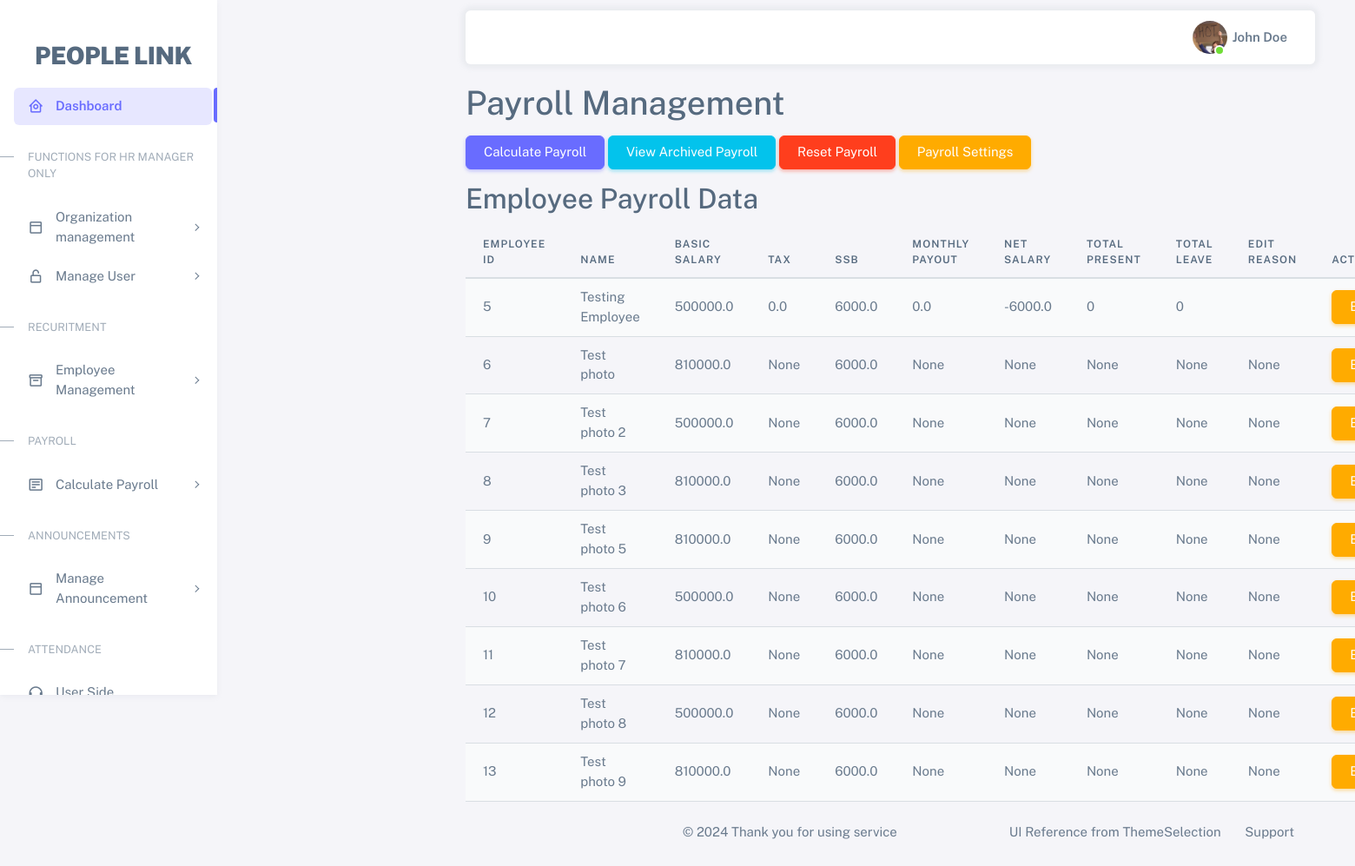
Page /payroll_landing (signed in) on the earlier database version.
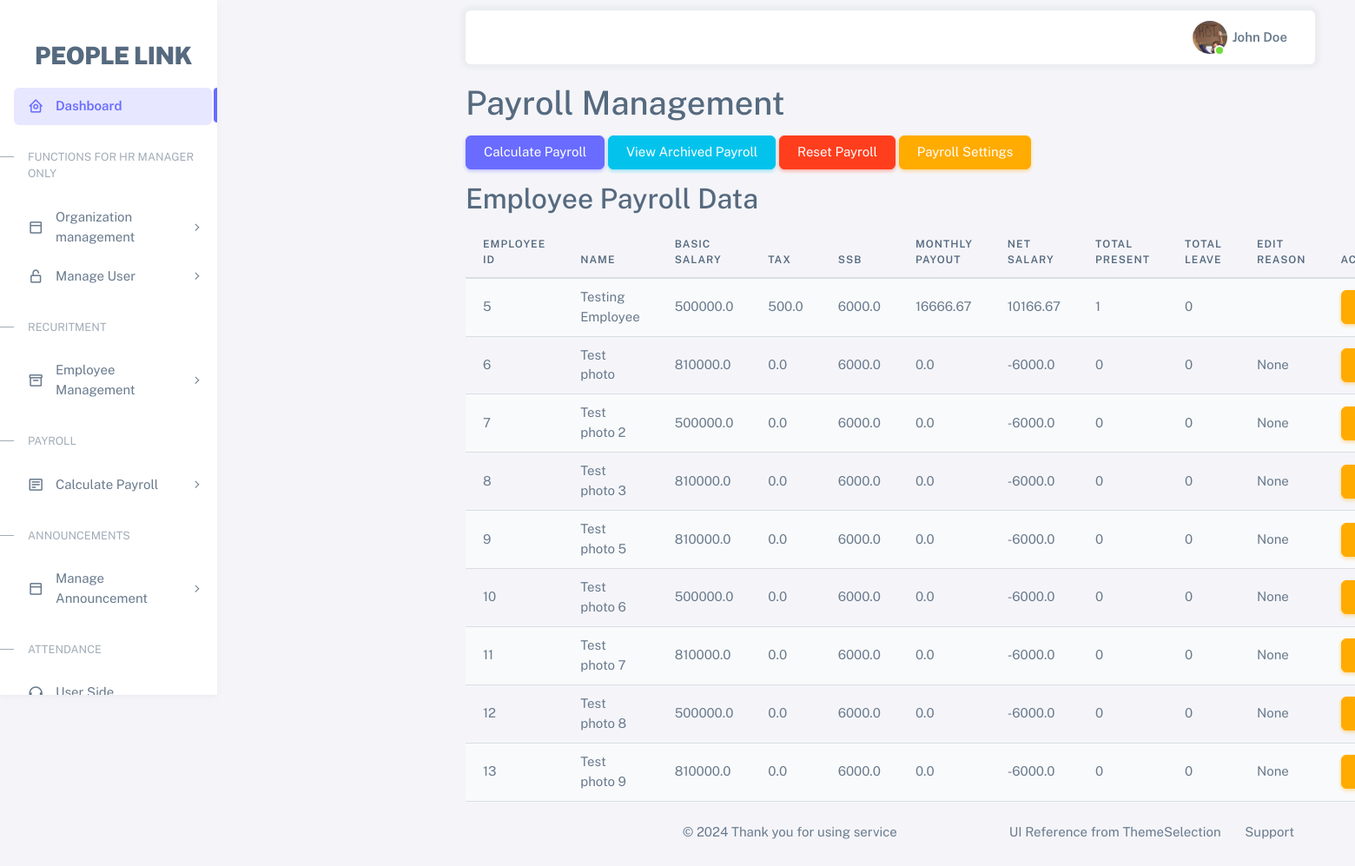
Same page on the later database version.
### tables this page shows
CREATE TABLE payroll (
        payroll_id INTEGER PRIMARY KEY AUTOINCREMENT,
        emp_id INTEGER NOT NULL,
        basic_salary REAL,
        tax REAL,
        ssb REAL DEFAULT 6000,
        total_present INTEGER,
        total_leave INTEGER,
        monthly_payout REAL,
        net_salary REAL,
        month TEXT NOT NULL,
        year TEXT NOT NULL, edit_reason TEXT,
        FOREIGN KEY (emp_id) REFERENCES employee (emp_id)
    );

CREATE TABLE employee (
    emp_id INTEGER PRIMARY KEY AUTOINCREMENT,
    emp_name TEXT NOT NULL,
    email TEXT NOT NULL UNIQUE,  -- Employee email
    phone_number TEXT NOT NULL,  -- Employee phone number
    photo BLOB,  -- Employee profile photo (can store as binary data)
    dept_id INTEGER NOT NULL,
    job_status TEXT NOT NULL,
    gender TEXT NOT NULL,
    termination_date DATE,
    employee_status TEXT NOT NULL,
    join_date DATE NOT NULL,
    pos_id INTEGER NOT NULL,
    is_dept_leader INTEGER DEFAULT 0, -- 0 = not leader, 1 = leader
    is_team_leader INTEGER DEFAULT 0, -- 0 = not team leader, 1 = team leader
    FOREIGN KEY (pos_id) REFERENCES position (pos_id),
    FOREIGN KEY (dept_id) REFERENCES department (dept_id)
);

### app.py (the view)
@app.route('/payroll_landing', methods=['GET'])
def payroll_landing():
    if 'role' not in session or session['role'] not in ['manager', 'payroll_admin', 'staff', 'recruit_admin']:
        return 'Access denied', 403
    conn = get_db()
    cursor = conn.cursor()
    if session['role'] in ['staff', 'recruit_admin']:
        emp_id = session.get('emp_id')  # Ensure emp_id is set in the session
        cursor.execute('''
            SELECT p.emp_id, e.emp_name AS name, p.basic_salary, p.tax, p.ssb, p.monthly_payout,
                   p.net_salary, p.total_present, p.total_leave, p.edit_reason
            FROM payroll p
            JOIN employee e ON p.emp_id = e.emp_id
            WHERE p.emp_id = ?
        ''', (emp_id,))
    else:
        cursor.execute('''
            SELECT e.emp_id, e.emp_name AS name, p.basic_salary, p.tax, p.ssb, p.monthly_payout,
                   p.net_salary, p.total_present, p.total_leave, p.edit_reason
            FROM payroll p
            JOIN employee e ON p.emp_id = e.emp_id
        ''')
    payroll_data = cursor.fetchall()
    conn.close()
    return render_template('payroll_landing.html', payroll_data=payroll_data)

### app.py (called while the page is built)
def get_db():
    conn = sqlite3.connect('hrm.db')
    conn.row_factory = sqlite3.Row
    return conn

### templates/payroll_landing.html (shortened to what this page needs)
{% extends "base.html" %}
{% block content %}
    <div class="container mt-4">
        <h1>Payroll Management</h1>
        <div class="mb-3">
            {% if session['role'] in ['manager', 'payroll_admin'] %}
                <form action="{{ url_for('calculate_payroll') }}" method="post" style="display:inline;">
                    <button type="submit" class="btn btn-primary">Calculate Payroll</button>
                </form>
                <a class="btn btn-info" href="{{ url_for('view_archived_payroll') }}">View Archived Payroll</a>
                <form action="{{ url_for('reset_payroll') }}" method="post" style="display:inline;">
                    <button type="submit" class="btn btn-danger">Reset Payroll</button>
                </form>
                {% if session['role'] == 'manager' %}
                    <a class="btn btn-warning" href="{{ url_for('payroll_settings') }}">Payroll Settings</a>
                {% endif %}
            {% elif session['role'] in ['staff', 'recruit_admin'] %}
                <a class="btn btn-secondary" href="{{ url_for('my_payroll') }}">View My Payroll</a>
            {% endif %}
        </div>
        {% if session['role'] in ['manager', 'payroll_admin'] %}
        <h2>Employee Payroll Data</h2>
        <table class="table table-striped">
            <thead>
                <tr>
                    <th>Employee ID</th>
                    <th>Name</th>
                    <th>Basic Salary</th>
                    <th>Tax</th>
                    <th>SSB</th>
                    <th>Monthly Payout</th>
                    <th>Net Salary</th>
                    <th>Total Present</th>
                    <th>Total Leave</th>
                    <th>Edit Reason</th>
                    {% if session['role'] in ['manager', 'payroll_admin'] %}
                    <th>Actions</th>
                    {% endif %}
                </tr>
            </thead>
            <tbody>
                {% for record in payroll_data %}
                <tr>
                    <td>{{ record.emp_id }}</td>
                    <td>{{ record.name }}</td>
                    <td>{{ record.basic_salary | default(0) }}</td>
                    <td>{{ record.tax | default(0) }}</td>
                    <td>{{ record.ssb | default(0) }}</td>
                    <td>{{ record.monthly_payout | default(0) }}</td>
                    <td>{{ record.net_salary | default(0) }}</td>
                    <td>{{ record.total_present }}</td>
                    <td>{{ record.total_leave }}</td>
                    <td>{{ record.edit_reason }}</td>
                    {% if session['role'] in ['manager', 'payroll_admin'] %}
                    <td>
                        <a href="{{ url_for('edit_payroll', emp_id=record.emp_id) }}" class="btn btn-warning">Edit</a>
                    </td>
                    {% endif %}
                </tr>
                {% endfor %}
                        </table>
        {% endif %}
    </div>
    {% endblock %}

### templates/base.html (shortened to what this page needs)
<!DOCTYPE html>
<html
  lang="en"
  class="light-style layout-menu-fixed"
  dir="ltr"
  data-theme="theme-default"
  data-template="vertical-menu-template-free"
>
  <head>
    <link rel="stylesheet" href="{{ url_for('static', filename='assets/vendor/fonts/boxicons.css') }}" />
    <link rel="stylesheet" href="{{ url_for('static', filename='assets/vendor/css/core.css') }}" class="template-customizer-core-css" />
    <link rel="stylesheet" href="{{ url_for('static', filename='assets/vendor/css/theme-default.css') }}" class="template-customizer-theme-css" />
    <link rel="stylesheet" href="{{ url_for('static', filename='assets/css/demo.css') }}" />
    <link rel="stylesheet" href="{{ url_for('static', filename='fonts/boxicons.css') }}" />
    <link rel="stylesheet" href="{{ url_for('static', filename='assets/vendor/libs/apex-charts/apex-charts.css') }}" />
  </head>
  <body>
    <div class="layout-wrapper layout-content-navbar">
      <div class="layout-container">
        <aside id="layout-menu" class="layout-menu menu-vertical menu bg-menu-theme">
          <div class="app-brand demo">
            <a href="{{ url_for('index') }}" class="app-brand-link">
              <span class="app-brand-text demo menu-text fw-bolder ms-2">People Link</span>
            </a>
          </div>
          <ul class="menu-inner py-1">
            <li class="menu-item active">
              <a href="{{ url_for('index') }}" class="menu-link">
                <i class="menu-icon tf-icons bx bx-home-circle"></i>
                <div data-i18n="Analytics">Dashboard</div>
              </a>
            </li>
            <li class="menu-header small text-uppercase">
              <span class="menu-header-text">Functions for HR Manager only</span>
            </li>
            <li class="menu-item">
              <a href="#" class="menu-link menu-toggle">
                <i class="menu-icon tf-icons bx bx-dock-top"></i>
                <div data-i18n="Organization management">Organization management</div>
              </a>
            </li>
            <li class="menu-item">
              <a href="{{ url_for('check_employee_accounts') }}" class="menu-link menu-toggle">
                <i class="menu-icon tf-icons bx bx-lock-open-alt"></i>
                <div data-i18n="Employee Management">Manage User</div>
              </a>
            </li>
            <li class="menu-header small text-uppercase"><span class="menu-header-text">Recuritment</span></li>
            <li class="menu-item">
              <a href="javascript:void(0)" class="menu-link menu-toggle">
                <i class="menu-icon tf-icons bx bx-box"></i>
                <div data-i18n="User interface">Employee Management</div>
              </a>
            <li class="menu-header small text-uppercase"><span class="menu-header-text">Payroll</span></li>
            <li class="menu-item">
              <a href="javascript:void(0);" class="menu-link menu-toggle">
                <i class="menu-icon tf-icons bx bx-detail"></i>
                <div data-i18n="Form Elements">Calculate Payroll</div>
              </a>
            </li>
            </li>
            <li class="menu-header small text-uppercase">
              <span class="menu-header-text">Announcements</span>
            </li>
            <li class="menu-item">
              <a href="#" class="menu-link menu-toggle">
                <i class="menu-icon tf-icons bx bx-dock-top"></i>
                <div data-i18n="Announcement Management">Manage Announcement</div>
              </a>
            </li>
            <li class="menu-header small text-uppercase"><span class="menu-header-text">Attendance</span></li>
            <li class="menu-item">
              <a
                href="{{ url_for('check_in') }}"
                target="_blank"
                class="menu-link"
              >
                <i class="menu-icon tf-icons bx bx-support"></i>
                <div data-i18n="Support">User Side</div>
              </a>
            </li>
          </ul>
        </aside>
        <div class="layout-page">
          <nav class="layout-navbar container-xxl navbar navbar-expand-xl navbar-detached align-items-center bg-navbar-theme" id="layout-navbar">
            <div class="navbar-nav-right d-flex align-items-center" id="navbar-collapse">
              <ul class="navbar-nav flex-row align-items-center ms-auto">
                <li class="nav-item navbar-dropdown dropdown-user dropdown">
                  <a class="nav-link dropdown-toggle hide-arrow d-flex align-items-center" href="javascript:void(0);" data-bs-toggle="dropdown">
                    <div class="avatar avatar-online me-2">
                      <img src="{{ url_for('static', filename='uploads/' ~ session['photo'] if 'photo' in session else 'assets/img/favicon/favicon.webp') }}" alt="User Avatar" class="w-px-40 h-auto rounded-circle" />
                    </div>
                    <span class="fw-semibold">{{ session['username'] }}</span>
                  </a>
                </li>
              </ul>
            </div>
          </nav>
          {% block content %}{% endblock %}
            <footer class="content-footer footer bg-footer-theme">
              <div class="container-xxl d-flex flex-wrap justify-content-between py-2 flex-md-row flex-column">
                <div class="mb-2 mb-md-0">
                  ©
                  Thank you for using service
                </div>
                <div>
                  <a href="https://themeselection.com/license/" class="footer-link me-4" target="_blank">UI Reference from ThemeSelection</a>
                  <a
                    href="https://github.com/themeselection/sneat-html-admin-template-free/issues"
                    target="_blank"
                    class="footer-link me-4"
                    >Support</a
                  >
                </div>
              </div>
            </footer>
          </div>
        </div>
      </div>
  </body>
</html>

### static/assets/css/demo.css (style rules this page uses)
.menu .app-brand.demo { height: 64px; margin-top: 12px; }
.app-brand-text.demo { font-size: 1.75rem; letter-spacing: -0.5px; text-transform: uppercase; }
.layout-menu { height: 100vh; overflow-y: auto; position: fixed; top: 0; left: 0; width: 250px; background-color: #f8f9fa; padding-top: 20px; scrollbar-width: thin; }
.layout-menu .menu-inner { padding-bottom: 20px; width: 220px; }
.layout-page { margin-left: 250px; padding: 20px; }
.content-footer { margin-left: 250px; }

Differences in the rows shown:
changed payroll "Testing Employee": tax "0.0" → "500.0"; monthly_payout "0.0" → "16666.67"; net_salary "-6000.0" → "10166.67"; total_present "0" → "1"
changed payroll "Test photo": tax "None" → "0.0"; monthly_payout "None" → "0.0"; net_salary "None" → "-6000.0"; total_present "None" → "0"; total_leave "None" → "0"
changed payroll "Test photo 2": tax "None" → "0.0"; monthly_payout "None" → "0.0"; net_salary "None" → "-6000.0"; total_present "None" → "0"; total_leave "None" → "0"
changed payroll "Test photo 3": tax "None" → "0.0"; monthly_payout "None" → "0.0"; net_salary "None" → "-6000.0"; total_present "None" → "0"; total_leave "None" → "0"
changed payroll "Test photo 5": tax "None" → "0.0"; monthly_payout "None" → "0.0"; net_salary "None" → "-6000.0"; total_present "None" → "0"; total_leave "None" → "0"
changed payroll "Test photo 6": tax "None" → "0.0"; monthly_payout "None" → "0.0"; net_salary "None" → "-6000.0"; total_present "None" → "0"; total_leave "None" → "0"
changed payroll "Test photo 7": tax "None" → "0.0"; monthly_payout "None" → "0.0"; net_salary "None" → "-6000.0"; total_present "None" → "0"; total_leave "None" → "0"
changed payroll "Test photo 8": tax "None" → "0.0"; monthly_payout "None" → "0.0"; net_salary "None" → "-6000.0"; total_present "None" → "0"; total_leave "None" → "0"
changed payroll "Test photo 9": tax "None" → "0.0"; monthly_payout "None" → "0.0"; net_salary "None" → "-6000.0"; total_present "None" → "0"; total_leave "None" → "0"
